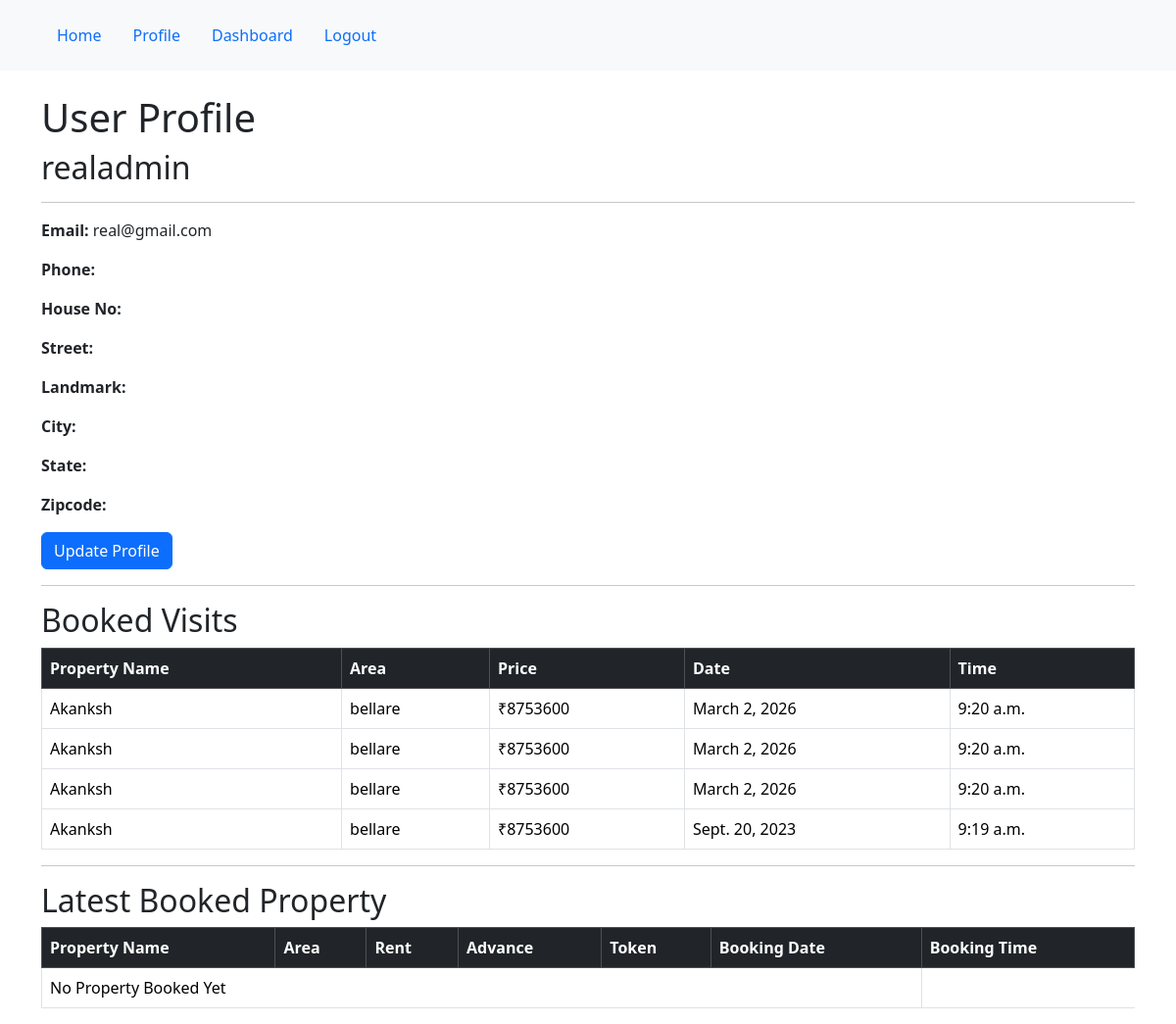
The page /profile (signed in) on the database its author committed.
### properties/models.py (models this page shows, shortened)
class Visit(models.Model):
    user=models.ForeignKey(User,on_delete=models.CASCADE)
    area=models.ForeignKey(allproperties,on_delete=models.CASCADE)
    date=models.DateField()
    time=models.TimeField()
    maintainence=models.IntegerField(default=1000)
    water=models.IntegerField(default=500)

class allproperties(models.Model):
    name=models.CharField(max_length=100)
    property_type=models.CharField(choices=types)
    price=models.IntegerField()
    floors=models.CharField(max_length=100)
    category=models.CharField(choices=cat)
    age=models.IntegerField()
    area=models.CharField(max_length=100)
    city=models.CharField(max_length=100)
    no_of_rooms=models.IntegerField()
    no_of_bathrooms=models.IntegerField()
    balcony=models.BooleanField()
    attached_bathroom=models.BooleanField()
    owner_name=models.CharField(max_length=100)
    property_image=models.ImageField(upload_to='media/images/',blank=True,null=True)
    realtorname=models.ForeignKey(Realtors,related_name="realtorss",on_delete=models.CASCADE)
    verdict=models.CharField(max_length=100,choices=status)

### formapp/views.py (the view, shortened to what this page needs)
# urls.py: path('profile',views.profile,name='profile'),
@login_required(login_url="login")
def profile(request):
    is_realtor=Realtors.objects.filter(user=request.user).exists()
    realtor=None
    booking = Visit.objects.filter(user=request.user)
    books = Book.objects.filter(user=request.user)
    latestbooking=BookingModel.objects.filter(user=request.user).order_by ('-booking_date','-booking_time')[:1]
    return render(request, 'profile.html',{'booking':booking,'books':books,'latestbooking':latestbooking})

### templates/profile.html (shortened to what this page needs)
{% extends 'base.html' %}
{% block content %}
<div class="container mt-4">
    <div class="jumbotron">
        {% if is_realtor %}
        <h1>Realtor Profile</h1>
        <h2>{{ realtor.user.username }}</h2>
        <hr>
        <div class="row">
            <div class="col-md-6">
                <p><strong>Email:</strong> {{ realtor.user.email }}</p>
                <p><strong>Phone:</strong> {{ realtor.phone }}</p>
                <p><strong>Address:</strong> {{ realtor.address }}</p>
                <p><strong>License Number:</strong> {{ realtor.lic_no }}</p>
                <p>
                    <strong>Approved:</strong>
                    {% if realtor.is_approved %}
                        Yes
                    {% else %}
                        No
                    {% endif %}
                </p>
            </div>
            <div class="col-md-6">
                <h5>Photo</h5>
                {% if realtor.photo %}
                    <img src="{{ realtor.photo.url }}"
                         width="250"
                         height="250">
                {% endif %}
                <br><br>
                <h5>License Image</h5>
                {% if realtor.lic_img %}
                    <img src="{{ realtor.lic_img.url }}"
                         width="250"
                         height="250">
                {% endif %}
            </div>
            <a class="btn btn-primary"
                   href="{% url 'update' %}">
                    Update Profile
                </a>
        </div>
        <br><br>
<h3>My Properties</h3>
<table class="table table-bordered table-hover">
    <thead class="table-dark">
        <tr>
            <th>Sl No</th>
            <th>Property</th>
            <th>Owner Name</th>
            <th>Property Price</th>
            <th>Realtor Charge</th>
            <th>Agreement</th>
        </tr>
    </thead>
    <tbody>
        {% for p in properties %}
        <tr>
            <td>{{ forloop.counter }}</td>
            <td>{{ p.name }}</td>
            <td>{{ p.owner_name }}</td>
            <td>₹{{ p.price }}</td>
            <td>
                ₹{% widthratio p.price 100 1.5 %}
            </td>
            <td>
                <a href="{% url 'agreement' p.id%}">
                    <i class="bi bi-file-earmark-pdf-fill fs-4 text-danger"></i>
                </a>
            </td>
        </tr>
        {% empty %}
        <tr>
            <td colspan="6" class="text-center">
                No Properties Added
            </td>
        </tr>
        {% endfor %}
    </tbody>
</table>
        {% else %}
        <h1>User Profile</h1>
        <h2>{{ user.username }}</h2>
        <hr>
        <div class="row">
            <div class="col-md-6">
                <p><strong>Email:</strong> {{ user.email }}</p>
                <p><strong>Phone:</strong> {{ user.userdata.phone }}</p>
                <p><strong>House No:</strong> {{ user.userdata.house_no }}</p>
                <p><strong>Street:</strong> {{ user.userdata.street }}</p>
                <p><strong>Landmark:</strong> {{ user.userdata.landmark }}</p>
                <p><strong>City:</strong> {{ user.userdata.city }}</p>
                <p><strong>State:</strong> {{ user.userdata.state }}</p>
                <p><strong>Zipcode:</strong> {{ user.userdata.zipcode }}</p>
                <a class="btn btn-primary"
                   href="{% url 'update' %}">
                    Update Profile
                </a>
            </div>
            <div class="col-md-6">
            </div>
        </div>
        <hr>
        <h2>Booked Visits</h2>
        <table class="table table-bordered">
            <thead class="table-dark">
                <tr>
                    <th>Property Name</th>
                    <th>Area</th>
                    <th>Price</th>
                    <th>Date</th>
                    <th>Time</th>
                </tr>
            </thead>
            <tbody>
                {% for i in booking %}
                <tr>
                    <td>{{ i.area.name }}</td>
                    <td>{{ i.area.area }}</td>
                    <td>₹{{ i.area.price }}</td>
                    <td>{{ i.date }}</td>
                    <td>{{ i.time }}</td>
                </tr>
                {% empty %}
                <tr>
                    <td colspan="5">No Visits Booked</td>
                </tr>
                {% endfor %}
            </tbody>
        </table>
        <hr>
        <h2>Latest Booked Property</h2>
        <table class="table table-bordered">
            <thead class="table-dark">
                <tr>
                    <th>Property Name</th>
                    <th>Area</th>
                    <th>Rent</th>
                    <th>Advance</th>
                    <th>Token</th>
                    <th>Booking Date</th>
                    <th>Booking Time</th>
                </tr>
            </thead>
            <tbody>
                {% for i in latestbooking %}
                <tr>
                    <td>{{ i.property_name }}</td>
                    <td>{{ i.area }}</td>
                    <td>₹{{ i.rent }}</td>
                    <td>₹{{ i.advance }}</td>
                    <td>₹{{ i.token }}</td>
                    <td>{{ i.booking_date }}</td>
                    <td>{{ i.booking_time }}</td>
                </tr>
                {% empty %}
                <tr>
                    <td colspan="6">No Property Booked Yet</td>
                </tr>
                {% endfor %}
            </tbody>
        </table>
        {% endif %}
    </div>
</div>
{% endblock %}

### rows shown on the page
Visit: area.name "Akanksh", area.area "bellare", area.price "8753600", date "March 2, 2026", time "9:20 a.m."
Visit: area.name "Akanksh", area.area "bellare", area.price "8753600", date "March 2, 2026", time "9:20 a.m."
Visit: area.name "Akanksh", area.area "bellare", area.price "8753600", date "March 2, 2026", time "9:20 a.m."
Visit: area.name "Akanksh", area.area "bellare", area.price "8753600", date "Sept. 20, 2023", time "9:19 a.m."

### other values the page prints
{{ user.username }} "realadmin"
{{ user.email }} "real@gmail.com"
